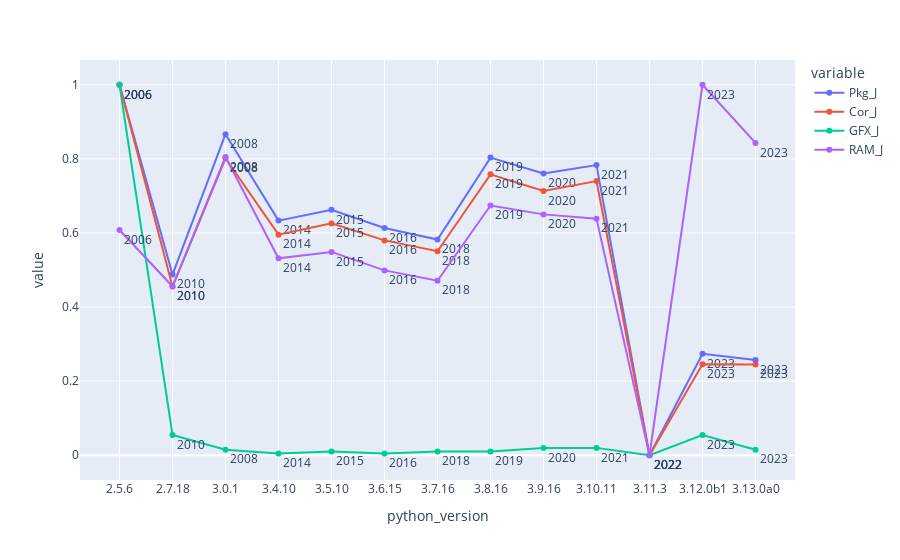

Write notebook code for a chart like this one.
### Code cell
fig = px.line(df, x="python_version", y=["Pkg_J","Cor_J","GFX_J","RAM_J"], text=pd.to_datetime(df['first_release']).dt.year)
fig.update_traces(textposition="bottom right")
fig.show()

### Figure 1 — Plotly figure (JSON) as saved in the notebook; plotly's stock layout.template omitted (floating-point values rounded to 4 significant figures)
{"data": [{"hovertemplate": "variable=Pkg_J<br>python_version=%{x}<br>value=%{y}<br>text=%{text}<extra></extra>", "legendgroup": "Pkg_J", "line": {"color": "#636efa", "dash": "solid"}, "marker": {"symbol": "circle"}, "mode": "lines+markers+text", "name": "Pkg_J", "orientation": "v", "showlegend": true, "text": [2006, 2010, 2008, 2014, 2015, 2016, 2018, 2019, 2020, 2021, 2022, 2023, 2023], "textposition": "bottom right", "type": "scatter", "x": ["2.5.6", "2.7.18", "3.0.1", "3.4.10", "3.5.10", "3.6.15", "3.7.16", "3.8.16", "3.9.16", "3.10.11", "3.11.3", "3.12.0b1", "3.13.0a0"], "xaxis": "x", "y": [1.0, 0.4875, 0.8667, 0.6333, 0.6624, 0.6132, 0.5822, 0.8034, 0.7605, 0.7832, 0, 0.2739, 0.2572], "yaxis": "y"}, {"hovertemplate": "variable=Cor_J<br>python_version=%{x}<br>value=%{y}<br>text=%{text}<extra></extra>", "legendgroup": "Cor_J", "line": {"color": "#EF553B", "dash": "solid"}, "marker": {"symbol": "circle"}, "mode": "lines+markers+text", "name": "Cor_J", "orientation": "v", "showlegend": true, "text": [2006, 2010, 2008, 2014, 2015, 2016, 2018, 2019, 2020, 2021, 2022, 2023, 2023], "textposition": "bottom right", "type": "scatter", "x": ["2.5.6", "2.7.18", "3.0.1", "3.4.10", "3.5.10", "3.6.15", "3.7.16", "3.8.16", "3.9.16", "3.10.11", "3.11.3", "3.12.0b1", "3.13.0a0"], "xaxis": "x", "y": [1.0, 0.4554, 0.8015, 0.5953, 0.6258, 0.5799, 0.5507, 0.7581, 0.7135, 0.7399, 0, 0.2453, 0.245], "yaxis": "y"}, {"hovertemplate": "variable=GFX_J<br>python_version=%{x}<br>value=%{y}<br>text=%{text}<extra></extra>", "legendgroup": "GFX_J", "line": {"color": "#00cc96", "dash": "solid"}, "marker": {"symbol": "circle"}, "mode": "lines+markers+text", "name": "GFX_J", "orientation": "v", "showlegend": true, "text": [2006, 2010, 2008, 2014, 2015, 2016, 2018, 2019, 2020, 2021, 2022, 2023, 2023], "textposition": "bottom right", "type": "scatter", "x": ["2.5.6", "2.7.18", "3.0.1", "3.4.10", "3.5.10", "3.6.15", "3.7.16", "3.8.16", "3.9.16", "3.10.11", "3.11.3", "3.12.0b1", "3.13.0a0"], "xaxis": "x", "y": [1, 0.05473, 0.01493, 0.004975, 0.00995, 0.004975, 0.00995, 0.00995, 0.0199, 0.0199, 0, 0.05473, 0.01493], "yaxis": "y"}, {"hovertemplate": "variable=RAM_J<br>python_version=%{x}<br>value=%{y}<br>text=%{text}<extra></extra>", "legendgroup": "RAM_J", "line": {"color": "#ab63fa", "dash": "solid"}, "marker": {"symbol": "circle"}, "mode": "lines+markers+text", "name": "RAM_J", "orientation": "v", "showlegend": true, "text": [2006, 2010, 2008, 2014, 2015, 2016, 2018, 2019, 2020, 2021, 2022, 2023, 2023], "textposition": "bottom right", "type": "scatter", "x": ["2.5.6", "2.7.18", "3.0.1", "3.4.10", "3.5.10", "3.6.15", "3.7.16", "3.8.16", "3.9.16", "3.10.11", "3.11.3", "3.12.0b1", "3.13.0a0"], "xaxis": "x", "y": [0.6078, 0.456, 0.8051, 0.5315, 0.5489, 0.4989, 0.4711, 0.6742, 0.6501, 0.6386, 0, 1.0, 0.8431], "yaxis": "y"}], "layout": {"legend": {"title": {"text": "variable"}, "tracegroupgap": 0}, "margin": {"t": 60}, "xaxis": {"anchor": "y", "domain": [0, 1], "title": {"text": "python_version"}}, "yaxis": {"anchor": "x", "domain": [0, 1], "title": {"text": "value"}}}}
